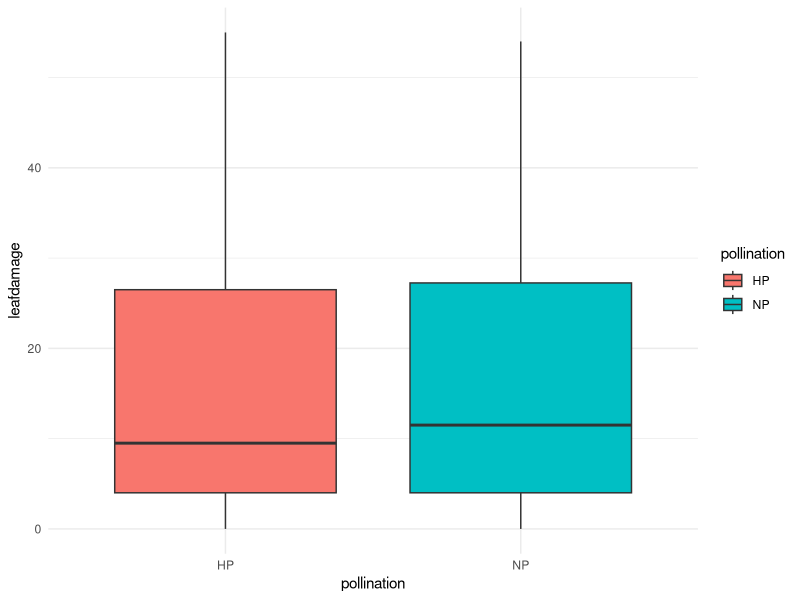
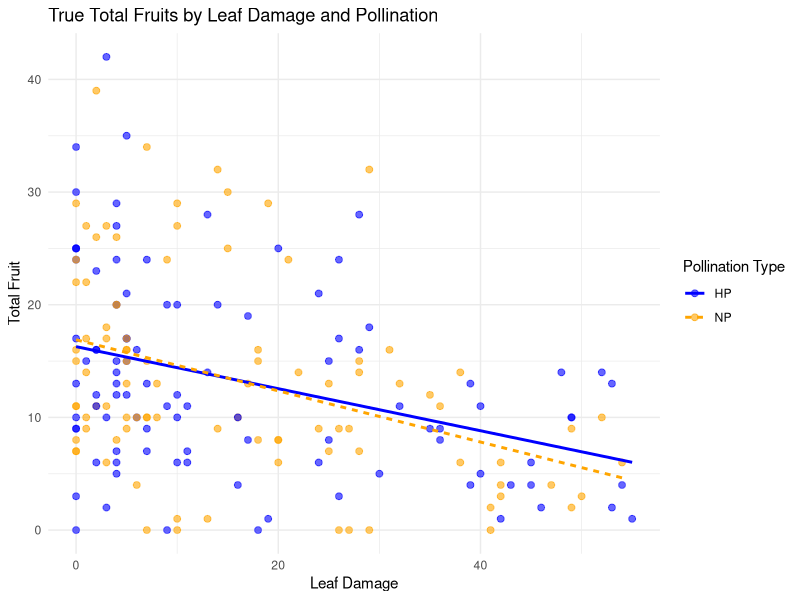
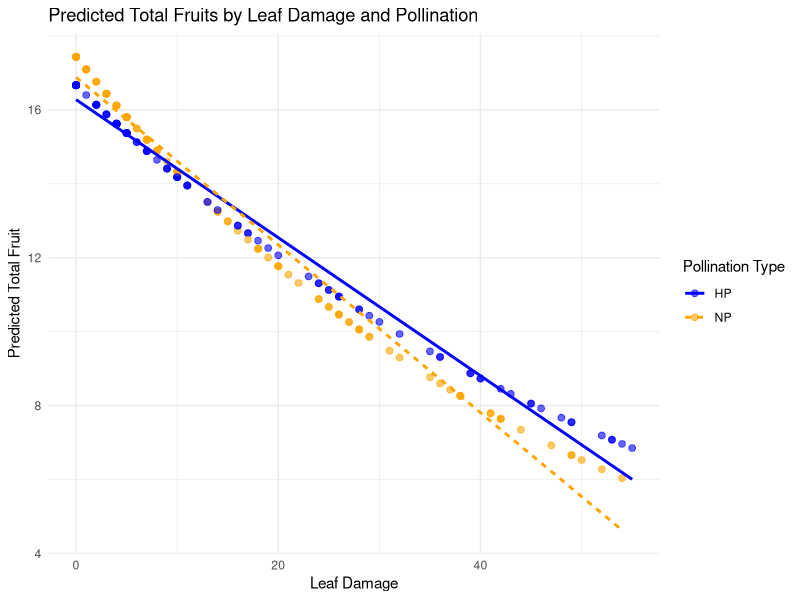

These charts were generated, in order, by the following R code:
## ---- chunk 1
# Load libraries.
library(readr)
library(tidyverse)
library(ggplot2)
library(ggfortify)
library(car)

rm(list=ls()) # Clear environment.
## ---- chunk 2
# Load dataset.
cucumber_damage <- read.csv('lecture6_NEWcucumberdamage.csv') # Load in lecture6_NEWcucumberdamage.csv data set.
glimpse(cucumber_damage)

# ===== Check the balance of pollination and herbivory variables =====

# Cross-tabulation of pollination and herbivory.
table(cucumber_damage$pollination, cucumber_damage$herbivory)

# Convert to proportions to see balance.
prop.table(table(cucumber_damage$pollination, cucumber_damage$herbivory))

# Perform a chi-square test to check for imbalance.
chisq.test(table(cucumber_damage$pollination, cucumber_damage$herbivory))

# ===== Check the balance of pollination and leaf damage variables =====

# Cross-tabulation of pollination and leaf damage
table(cucumber_damage$pollination, cucumber_damage$leafdamage)

# Convert to proportions to see balance.
prop.table(table(cucumber_damage$pollination, cucumber_damage$leafdamage))

# Perform a chi-square test to check for imbalance.
chisq.test(table(cucumber_damage$pollination, cucumber_damage$leafdamage))

# Visualize the distribution of leaf damage between pollination types.
ggplot(cucumber_damage, aes(x = pollination, y = leafdamage, fill = pollination)) +
  geom_boxplot() +
  theme_minimal()
## ---- chunk 3

# Create generalized linear model to examine the effects of pollination and leaf damage on total fruit counts.
# Includes an interaction term to test if the effects of pollination on fruit count depends on the level of leaf damage.
# Model accounts for over dispersion using a quasi-Poisson distribution.
pol_leaf_fruit_model <- glm(totalfruits ~ pollination + leafdamage + pollination:leafdamage,
                            data = cucumber_damage,
                            family = quasipoisson)

# Perform ANOVA (type I) with F-test.
anova(pol_leaf_fruit_model, test = 'F')

# Perform ANOVA (type III).
options(contrasts = c('contr.sum', 'contr.poly')) # Adjust contrasts.
Anova(pol_leaf_fruit_model, type = 3)
options(contrasts = c('contr.treatment', 'contr.poly')) # Reset contrasts.

# Generate predicted values from model.
cucumber_damage$predicted_fruits <- predict(pol_leaf_fruit_model,
                                            newdata = cucumber_damage,
                                            type = 'response')

# Plot the true values.
true_values <- ggplot(cucumber_damage, aes(x = leafdamage,
                                       y = totalfruits,
                                       color = pollination)) +
  geom_point(alpha = 0.6, size = 2) + # Scatter plot of actual data.
  geom_smooth(method = 'lm', se = FALSE, aes(linetype = pollination), linewidth = 1) + # Trend lines.
  labs (title = 'True Total Fruits by Leaf Damage and Pollination',
        x = 'Leaf Damage',
        y = 'Total Fruit',
        color = 'Pollination Type',
        linetype = 'Pollination Type') +
  scale_color_manual(values = c('HP' = 'blue', 'NP' = 'orange')) +
  theme_minimal()

true_values

# Plot the results.
results <- ggplot(cucumber_damage, aes(x = leafdamage,
                                       y = predicted_fruits,
                                       color = pollination)) +
  geom_point(alpha = 0.6, size = 2) + # Scatter plot of actual data.
  geom_smooth(method = 'lm', se = FALSE, aes(linetype = pollination), linewidth = 1) + # Trend lines.
  labs (title = 'Predicted Total Fruits by Leaf Damage and Pollination',
        x = 'Leaf Damage',
        y = 'Predicted Total Fruit',
        color = 'Pollination Type',
        linetype = 'Pollination Type') +
  scale_color_manual(values = c('HP' = 'blue', 'NP' = 'orange')) +
  theme_minimal()

results
